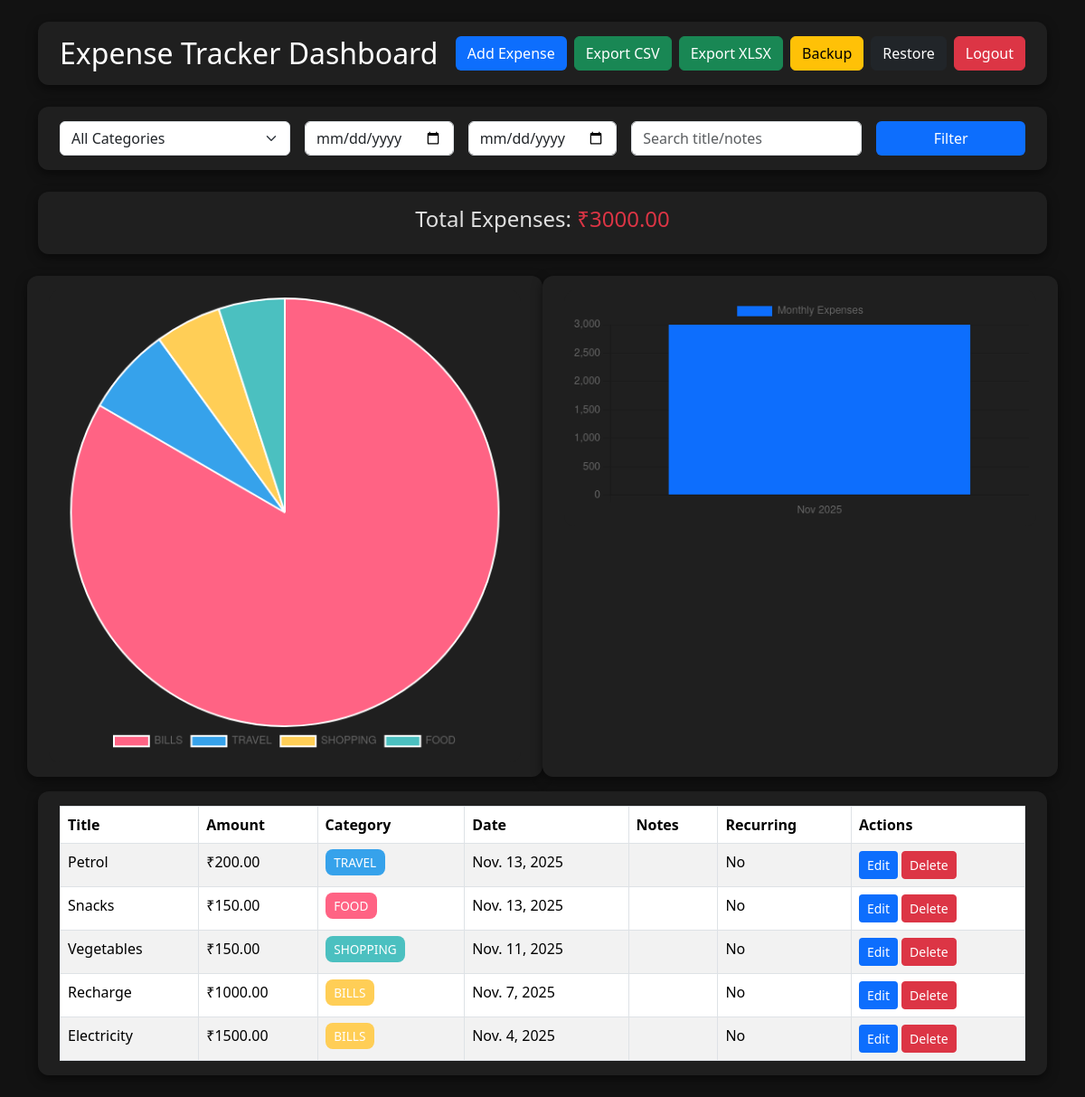
The app's page / (signed in) with its own data.
### tracker/models.py (models this page shows, shortened)
class Expense(models.Model):
    CATEGORY_CHOICES = [
        ('FOOD', 'Food'),
        ('TRAVEL', 'Travel'),
        ('BILLS', 'Bills'),
        ('SHOPPING', 'Shopping'),
        ('OTHER', 'Other'),
    ]
    user = models.ForeignKey(User, on_delete=models.CASCADE)
    title = models.CharField(max_length=100)
    amount = models.DecimalField(max_digits=10, decimal_places=2)
    category = models.CharField(max_length=20, choices=CATEGORY_CHOICES, default='OTHER')
    date = models.DateField()
    notes = models.TextField(blank=True, null=True)
    recurring = models.BooleanField(default=False)
    recurrence_type = models.CharField(max_length=20, choices=[
        ('NONE', 'None'),
        ('DAILY', 'Daily'),
        ('WEEKLY', 'Weekly'),
        ('MONTHLY', 'Monthly')
    ], default='NONE')

### tracker/views.py (the view)
# urls.py: path('', views.expense_list, name='expense_list'),
@login_required(login_url='login')
def expense_list(request):
    expenses = Expense.objects.filter(user=request.user).order_by('-date')
    category = request.GET.get('category')
    start_date = request.GET.get('start_date')
    end_date = request.GET.get('end_date')
    search = request.GET.get('search')
    if category:
        expenses = expenses.filter(category=category)
    if start_date and end_date:
        expenses = expenses.filter(date__range=[start_date, end_date])
    elif start_date:
        expenses = expenses.filter(date__gte=start_date)
    elif end_date:
        expenses = expenses.filter(date__lte=end_date)
    if search:
        expenses = expenses.filter(Q(title__icontains=search) | Q(notes__icontains=search))
    total = expenses.aggregate(Sum('amount'))['amount__sum'] or 0
    category_data = expenses.values('category').annotate(total=Sum('amount')).order_by('-total')
    categories = [item['category'] for item in category_data]
    category_totals = [float(item['total']) for item in category_data]
    monthly_data = expenses.annotate(month=TruncMonth('date')).values('month').annotate(total=Sum('amount')).order_by('month')
    months = [item['month'].strftime("%b %Y") for item in monthly_data]
    monthly_totals = [float(item['total']) for item in monthly_data]
    return render(request, 'tracker/expense_list.html', {
        'expenses': expenses,
        'total': total,
        'categories': categories,
        'category_totals': category_totals,
        'months': months,
        'monthly_totals': monthly_totals,
        'search': search or '',
        'selected_category': category or '',
        'start_date': start_date or '',
        'end_date': end_date or '',
    })

### tracker/templates/tracker/expense_list.html (shortened to what this page needs)
{% load static %}
<!DOCTYPE html>
<html lang="en">
<head>
  <link href="https://cdn.jsdelivr.net/npm/bootstrap@5.3.2/dist/css/bootstrap.min.css" rel="stylesheet">
</head>
<body>
<div class="container mt-4">
  <div class="header-card d-flex justify-content-between align-items-center flex-wrap">
    <h2>Expense Tracker Dashboard</h2>
    <div class="d-flex flex-wrap gap-2 header-buttons">
      <a href="{% url 'add_expense' %}" class="btn btn-theme">Add Expense</a>
      <a href="{% url 'export_csv' %}" class="btn btn-success">Export CSV</a>
      <a href="{% url 'export_xlsx' %}" class="btn btn-success">Export XLSX</a>
      <a href="{% url 'backup_json' %}" class="btn btn-warning">Backup</a>
      <a href="{% url 'restore_json' %}" class="btn btn-dark">Restore</a>
      <a href="{% url 'logout' %}" class="btn btn-danger">Logout</a>
    </div>
  </div>
  <div class="filters-card">
    <form method="get" class="row g-3">
      <div class="col-12 col-md-3">
        <select name="category" class="form-select">
          <option value="">All Categories</option>
        </select>
      </div>
      <div class="col-6 col-md-2">
        <input type="date" name="start_date" class="form-control" value="{{ start_date|default:'' }}">
      </div>
      <div class="col-6 col-md-2">
        <input type="date" name="end_date" class="form-control" value="{{ end_date|default:'' }}">
      </div>
      <div class="col-12 col-md-3">
        <input type="text" name="search" class="form-control" placeholder="Search title/notes" value="{{ search|default:'' }}">
      </div>
      <div class="col-12 col-md-2">
        <button type="submit" class="btn btn-theme w-100">Filter</button>
      </div>
    </form>
  </div>
  <div class="total-card text-center">
    <h4>Total Expenses: <span class="text-danger">₹{{ total|floatformat:2 }}</span></h4>
  </div>
  <div class="row">
    <div class="col-12 col-md-6 chart-card mb-3">
      <canvas id="categoryChart"></canvas>
    </div>
    <div class="col-12 col-md-6 chart-card mb-3">
      <canvas id="monthlyChart"></canvas>
    </div>
  </div>
  <div class="table-card table-responsive">
    <table class="table table-striped table-bordered mb-0">
      <thead>
        <tr>
          <th>Title</th>
          <th>Amount</th>
          <th>Category</th>
          <th>Date</th>
          <th>Notes</th>
          <th>Recurring</th>
          <th>Actions</th>
        </tr>
      </thead>
      <tbody>
        {% for expense in expenses %}
        <tr>
          <td>{{ expense.title }}</td>
          <td>₹{{ expense.amount|floatformat:2 }}</td>
          <td><span class="badge-category badge-{{ expense.category }}">{{ expense.category }}</span></td>
          <td>{{ expense.date }}</td>
          <td>{{ expense.notes }}</td>
          <td>{% if expense.recurring %}Yes ({{ expense.recurrence_type }}){% else %}No{% endif %}</td>
          <td>
            <a href="{% url 'edit_expense' expense.id %}" class="btn btn-sm btn-theme">Edit</a>
            <a href="{% url 'delete_expense' expense.id %}" class="btn btn-sm btn-danger" onclick="return confirm('Delete this expense?');">Delete</a>
          </td>
        </tr>
        {% empty %}
        <tr>
          <td colspan="7" class="text-center">No expenses found.</td>
        </tr>
        {% endfor %}
      </tbody>
    </table>
  </div>
</div>
<script>
  const categoryCtx = document.getElementById('categoryChart').getContext('2d');
  new Chart(categoryCtx, {
    type: 'pie',
    data: {
      labels: {{ categories|safe }},
      datasets: [{ data: {{ category_totals|safe }}, backgroundColor: ['#ff6384','#36a2eb','#ffce56','#4bc0c0','#9966ff'] }]
    },
    options: { responsive: true, plugins: { legend: { position: 'bottom' } } }
  });
  const monthlyCtx = document.getElementById('monthlyChart').getContext('2d');
  new Chart(monthlyCtx, {
    type: 'bar',
    data: {
      labels: {{ months|safe }},
      datasets: [{ label: 'Monthly Expenses', data: {{ monthly_totals|safe }}, backgroundColor: '#0d6efd' }]
    },
    options: { responsive: true, scales: { y: { beginAtZero: true } } }
  });
</script>
</body>
</html>

### tracker/templates/tracker/expense_list.html (style rules this page uses)
body { background-color: #121212; color: #e0e0e0; font-family: 'Segoe UI', sans-serif; }
.header-card, .filters-card, .total-card, .table-card, .chart-card { background-color: #1f1f1f; border-radius: .75rem; padding: 1rem 1.5rem; margin-bottom: 1.5rem; box-shadow: 0 4px 12px rgba(0,0,0,0.5); }
.header-card h2 { margin: 0; color: #fff; }
.btn-theme { background-color: #0d6efd; color: #fff; }
.btn-danger, .btn-warning, .btn-success { font-weight: 500; }
.table thead { background-color: #2a2a2a; color: #fff; }
.table-responsive { overflow-x: auto; }
.badge-category { padding: 0.3rem 0.6rem; font-size: 0.85rem; border-radius: .5rem; color: #fff; }
.badge-FOOD { background-color: #ff6384; }
.badge-TRAVEL { background-color: #36a2eb; }
.badge-BILLS { background-color: #ffce56; }
.badge-SHOPPING { background-color: #4bc0c0; }
canvas { background-color: #1f1f1f; border-radius: .75rem; padding: 0.5rem; }

### records on screen
Expense: title "Petrol", amount "200.00", category "TRAVEL", date "Nov. 13, 2025", recurring "No"
Expense: title "Snacks", amount "150.00", category "FOOD", date "Nov. 13, 2025", recurring "No"
Expense: title "Vegetables", amount "150.00", category "SHOPPING", date "Nov. 11, 2025", recurring "No"
Expense: title "Recharge", amount "1000.00", category "BILLS", date "Nov. 7, 2025", recurring "No"
Expense: title "Electricity", amount "1500.00", category "BILLS", date "Nov. 4, 2025", recurring "No"

### other values on screen
{{ total|floatformat:2 }} "3000.00"
chart data {{ categories|safe }} ['BILLS', 'TRAVEL', 'SHOPPING', 'FOOD']
chart data {{ category_totals|safe }} [2500.0, 200.0, 150.0, 150.0]
chart data {{ monthly_totals|safe }} [3000.0]
